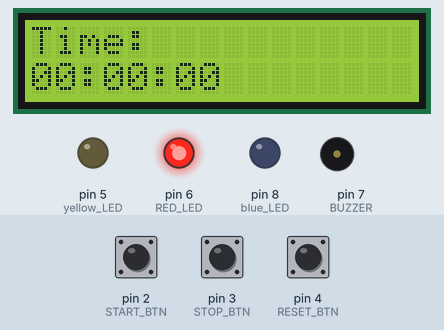
Bench run of a sketch on a simulated Arduino Uno, built with avr-gcc and run on an emulated ATmega328P. On the bench: 16×2 character LCD, output pins drawn as LEDs (lit = HIGH), buzzer (waves = sounding, pin HIGH). The inputs (shaded band) are chosen by the test bench; at power-on: pin 4 (RESET_BTN) HIGH, pin 2 (START_BTN) HIGH, pin 3 (STOP_BTN) HIGH.

Above: at 1.2 s.
1.3 s: pin 4 (RESET_BTN) pulled LOW for 0.15 s
At 1.9 s:
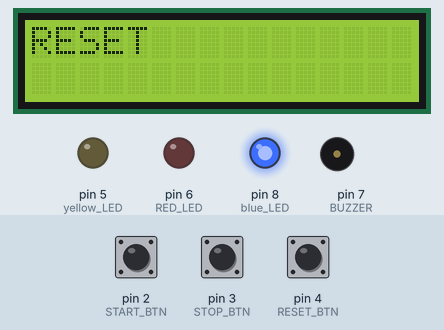
3.5 s: pin 2 (START_BTN) pulled LOW for 0.15 s
At 4.88 s:
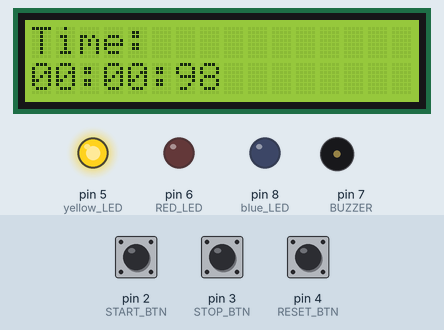
6.1 s: pin 3 (STOP_BTN) pulled LOW for 0.15 s
At 7.1 s:
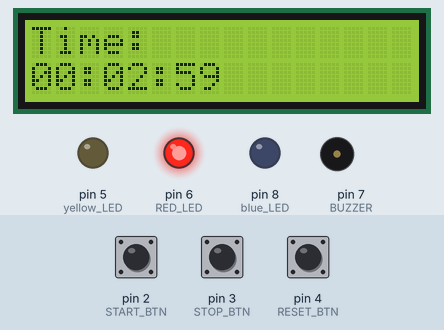
7.8 s: pin 2 (START_BTN) pulled LOW for 1 s
At 8.49 s:
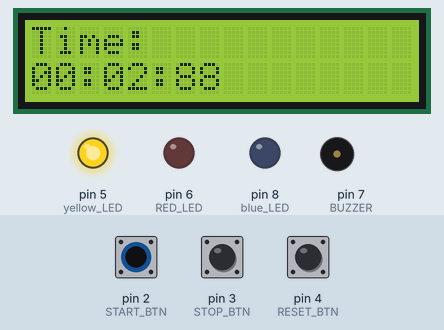
10.3 s: pin 3 (STOP_BTN) pulled LOW for 1 s
At 11.8 s:
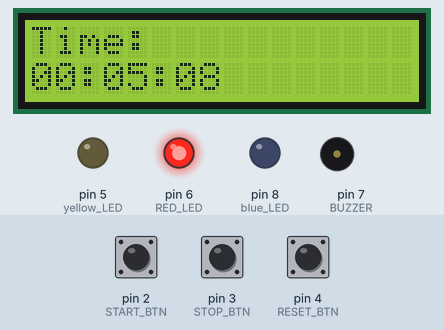
12.8 s: pin 4 (RESET_BTN) pulled LOW for 1 s
At 15.5 s:
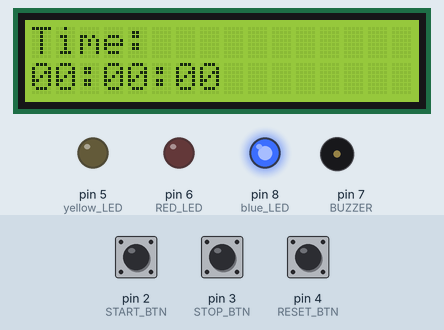
Timing chart, 0 to 16.8 s (numbered marks = the images above; inputs shaded):
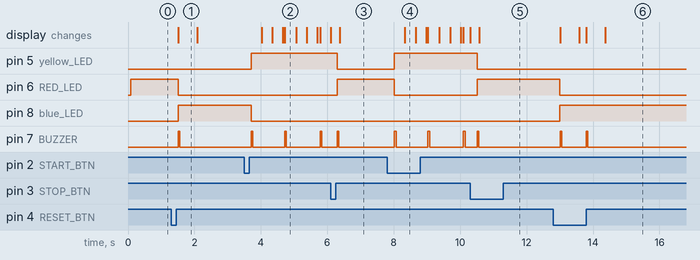

The sketch:

STOPWATCH.ino
```cpp
#include <Wire.h>
#include <LiquidCrystal_I2C.h>

// I2C LCD (0x27, 16x2)
LiquidCrystal_I2C lcd(0x27, 16, 2);

// Buttons
#define START_BTN 2
#define STOP_BTN 3
#define RESET_BTN 4

// LEDs
#define yellow_LED 5
#define RED_LED 6
#define blue_LED 8
#define BUZZER 7

bool running = false;
unsigned long startTime = 0;
unsigned long elapsedTime = 0;
unsigned long lastBeep = 0;

void beep() {
  digitalWrite(BUZZER, HIGH);
  delay(50);
  digitalWrite(BUZZER, LOW);
}

void setup() {
  lcd.init();
  lcd.backlight();
  lcd.print("STOPWATCH READY");

  pinMode(START_BTN, INPUT_PULLUP);
  pinMode(STOP_BTN, INPUT_PULLUP);
  pinMode(RESET_BTN, INPUT_PULLUP);

  pinMode(yellow_LED, OUTPUT);
  pinMode(RED_LED, OUTPUT);
  pinMode(blue_LED, OUTPUT);
  pinMode(BUZZER, OUTPUT);

  digitalWrite(RED_LED, HIGH); // initially stopped
}

void loop() {

  // START button
  if (digitalRead(START_BTN) == LOW && !running) {
    delay(200); // debounce
    running = true;
    startTime = millis() - elapsedTime;
    lastBeep = millis();
    digitalWrite(yellow_LED, HIGH);
    digitalWrite(RED_LED, LOW);
    digitalWrite(blue_LED, LOW);
    beep();
  }

  // STOP button
  if (digitalRead(STOP_BTN) == LOW && running) {
    delay(200);
    running = false;
    elapsedTime = millis() - startTime;
    digitalWrite(yellow_LED, LOW);
    digitalWrite(RED_LED, HIGH);
    digitalWrite(blue_LED, LOW);
    beep();
  }

  // RESET button
  if (digitalRead(RESET_BTN) == LOW) {
    delay(200);
    running = false;
    elapsedTime = 0;
    digitalWrite(yellow_LED, LOW);
    digitalWrite(RED_LED, LOW);
    digitalWrite(blue_LED, HIGH);
    lcd.clear();
    lcd.print("RESET");
    beep();
    delay(500);
  }

  // Calculate time
  unsigned long displayTime = running ? millis() - startTime : elapsedTime;
  unsigned int totalSeconds = displayTime / 1000;
  unsigned int minutes = totalSeconds / 60;
  unsigned int seconds = totalSeconds % 60;
  unsigned int milliseconds = (displayTime % 1000) / 10; // 2-digit ms

  // Display on LCD
  lcd.setCursor(0, 0);
  lcd.print("Time:           ");

  lcd.setCursor(0, 1);
  if(minutes < 10) lcd.print("0");
  lcd.print(minutes);
  lcd.print(":");
  if(seconds < 10) lcd.print("0");
  lcd.print(seconds);
  lcd.print(":");
  if(milliseconds < 10) lcd.print("0");
  lcd.print(milliseconds);
  lcd.print("   ");

  // BEEP every second while running
  if (running && millis() - lastBeep >= 1000) {
    beep();
    lastBeep = millis();
  }
}
```

Measured:
- after the input at 1.3 s, pin 6 (RED_LED): HIGH → LOW after 0.21 s; pin 8 (blue_LED): LOW → HIGH after 0.21 s; pin 7 (BUZZER): LOW → HIGH after 0.21 s, → LOW 0.05 s later; the display: changes after 0.21 s (image 1)
- after the input at 3.5 s, pin 5 (yellow_LED): LOW → HIGH after 0.20 s; pin 8 (blue_LED): HIGH → LOW after 0.20 s; pin 7 (BUZZER): alternates HIGH for 0.05 s and LOW for 0.99 s, starting after 0.20 s; the display: first changes after 0.52 s (image 2 shows a later state)
- after the input at 6.1 s, pin 5 (yellow_LED): HIGH → LOW after 0.20 s; pin 6 (RED_LED): LOW → HIGH after 0.20 s
- after the input at 7.8 s, pin 5 (yellow_LED): LOW → HIGH after 0.22 s; pin 6 (RED_LED): HIGH → LOW after 0.22 s; pin 7 (BUZZER): alternates HIGH for 0.05 s and LOW for 0.99 s, starting after 0.22 s; the display: changes after 0.54 s (image 4)
- after the input at 10.3 s, pin 5 (yellow_LED): HIGH → LOW after 0.21 s; pin 6 (RED_LED): LOW → HIGH after 0.21 s
- after the input at 12.8 s, pin 6 (RED_LED): HIGH → LOW after 0.20 s; pin 8 (blue_LED): LOW → HIGH after 0.20 s; pin 7 (BUZZER): alternates HIGH for 0.05 s and LOW for 0.73 s, 4 changes in all, then stays LOW, starting after 0.21 s; the display: first changes after 0.21 s (image 6 shows a later state)
- what the display in image 1 shows lasts 0.6 s, from 1.5 s to 2.1 s
